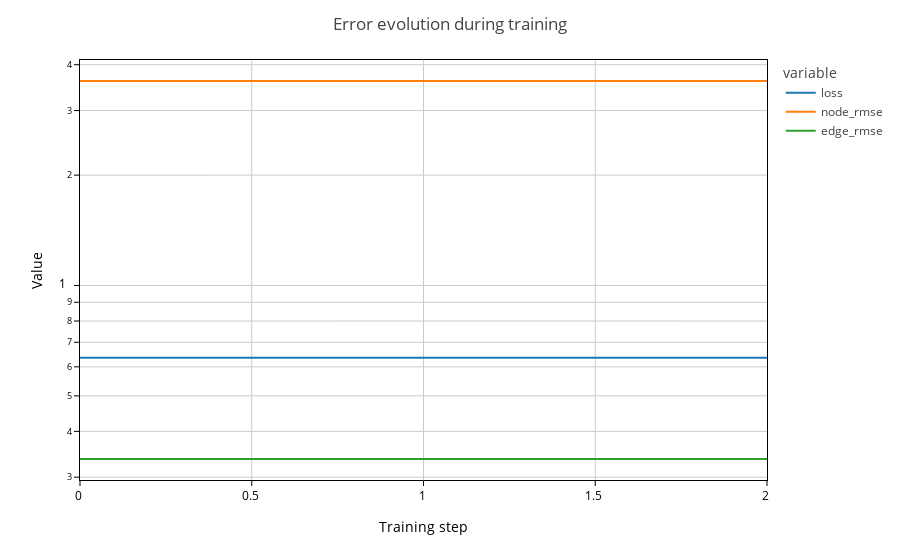

The code cell stored with this chart in its notebook:
### Code cell
import pandas as pd

df = pd.DataFrame(
    np.array([losses, node_rmse, edge_rmse]).T,
    columns=["loss", "node_rmse", "edge_rmse"],
)

df.plot(backend="plotly").update_layout(
    yaxis_type="log", yaxis_showgrid=True, xaxis_showgrid=True
).update_layout(
    yaxis_title="Value",
    xaxis_title="Training step",
    title="Error evolution during training",
)

### Figure 1 — Plotly figure (JSON) as saved in the notebook; plotly's stock layout.template omitted (floating-point values rounded to 4 significant figures)
{"data": [{"hovertemplate": "variable=loss<br>index=%{x}<br>value=%{y}<extra></extra>", "legendgroup": "loss", "line": {"color": "#1F77B4", "dash": "solid"}, "marker": {"symbol": "circle"}, "mode": "lines", "name": "loss", "orientation": "v", "showlegend": true, "type": "scatter", "x": [0, 1, 2], "xaxis": "x", "y": [0.6355, 0.6355, 0.6355], "yaxis": "y"}, {"hovertemplate": "variable=node_rmse<br>index=%{x}<br>value=%{y}<extra></extra>", "legendgroup": "node_rmse", "line": {"color": "#FF7F0E", "dash": "solid"}, "marker": {"symbol": "circle"}, "mode": "lines", "name": "node_rmse", "orientation": "v", "showlegend": true, "type": "scatter", "x": [0, 1, 2], "xaxis": "x", "y": [3.612, 3.612, 3.612], "yaxis": "y"}, {"hovertemplate": "variable=edge_rmse<br>index=%{x}<br>value=%{y}<extra></extra>", "legendgroup": "edge_rmse", "line": {"color": "#2CA02C", "dash": "solid"}, "marker": {"symbol": "circle"}, "mode": "lines", "name": "edge_rmse", "orientation": "v", "showlegend": true, "type": "scatter", "x": [0, 1, 2], "xaxis": "x", "y": [0.3363, 0.3363, 0.3363], "yaxis": "y"}], "layout": {"legend": {"title": {"text": "variable"}, "tracegroupgap": 0}, "margin": {"t": 60}, "title": {"text": "Error evolution during training"}, "xaxis": {"anchor": "y", "domain": [0, 1], "showgrid": true, "title": {"text": "Training step"}}, "yaxis": {"anchor": "x", "domain": [0, 1], "showgrid": true, "title": {"text": "Value"}, "type": "log"}}}
